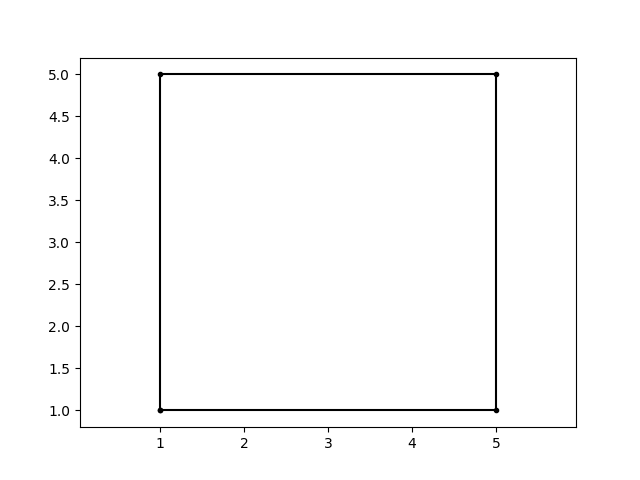

Write Python code to recreate this figure.
import matplotlib.pyplot as plt

x = [1, 1, 5, 5, 1]
y = [1, 5, 5, 1, 1]

plt.plot(x, y, color = 'black', marker = 'O')
plt.axis('equal')
plt.savefig('task_1.png')
